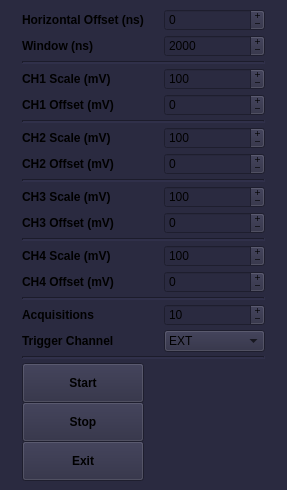
<?xml version="1.0" encoding="UTF-8"?>
<ui version="4.0">
 <class>MainWindow</class>
 <widget class="QMainWindow" name="MainWindow">
  <property name="geometry">
   <rect>
    <x>0</x>
    <y>0</y>
    <width>287</width>
    <height>490</height>
   </rect>
  </property>
  <property name="sizePolicy">
   <sizepolicy hsizetype="Fixed" vsizetype="Fixed">
    <horstretch>0</horstretch>
    <verstretch>0</verstretch>
   </sizepolicy>
  </property>
  <property name="minimumSize">
   <size>
    <width>287</width>
    <height>490</height>
   </size>
  </property>
  <property name="maximumSize">
   <size>
    <width>287</width>
    <height>490</height>
   </size>
  </property>
  <property name="sizeIncrement">
   <size>
    <width>0</width>
    <height>0</height>
   </size>
  </property>
  <property name="font">
   <font>
    <weight>50</weight>
    <bold>false</bold>
   </font>
  </property>
  <property name="windowTitle">
   <string>Keysight 1 Control v 0.1</string>
  </property>
  <property name="styleSheet">
   <string notr="true">background-color: rgb(42,42,64);</string>
  </property>
  <widget class="QWidget" name="centralwidget">
   <property name="sizePolicy">
    <sizepolicy hsizetype="Fixed" vsizetype="Fixed">
     <horstretch>0</horstretch>
     <verstretch>0</verstretch>
    </sizepolicy>
   </property>
   <property name="minimumSize">
    <size>
     <width>287</width>
     <height>490</height>
    </size>
   </property>
   <property name="maximumSize">
    <size>
     <width>287</width>
     <height>490</height>
    </size>
   </property>
   <layout class="QHBoxLayout" name="horizontalLayout">
    <property name="topMargin">
     <number>9</number>
    </property>
    <item>
     <layout class="QGridLayout" name="gridLayout">
      <property name="sizeConstraint">
       <enum>QLayout::SetNoConstraint</enum>
      </property>
      <property name="leftMargin">
       <number>13</number>
      </property>
      <property name="topMargin">
       <number>0</number>
      </property>
      <property name="rightMargin">
       <number>13</number>
      </property>
      <property name="bottomMargin">
       <number>5</number>
      </property>
      <property name="horizontalSpacing">
       <number>20</number>
      </property>
      <property name="verticalSpacing">
       <number>4</number>
      </property>
      <item row="15" column="1">
       <widget class="QSpinBox" name="Acq_number">
        <property name="contextMenuPolicy">
         <enum>Qt::NoContextMenu</enum>
        </property>
        <property name="buttonSymbols">
         <enum>QAbstractSpinBox::PlusMinus</enum>
        </property>
        <property name="keyboardTracking">
         <bool>false</bool>
        </property>
        <property name="minimum">
         <number>2</number>
        </property>
        <property name="maximum">
         <number>10000</number>
        </property>
        <property name="value">
         <number>10</number>
        </property>
       </widget>
      </item>
      <item row="21" column="0">
       <widget class="QPushButton" name="button_off">
        <property name="minimumSize">
         <size>
          <width>0</width>
          <height>40</height>
         </size>
        </property>
        <property name="font">
         <font>
          <weight>75</weight>
          <bold>true</bold>
         </font>
        </property>
        <property name="contextMenuPolicy">
         <enum>Qt::NoContextMenu</enum>
        </property>
        <property name="text">
         <string>Exit</string>
        </property>
       </widget>
      </item>
      <item row="7" column="0">
       <widget class="QLabel" name="label_4">
        <property name="font">
         <font>
          <weight>75</weight>
          <bold>true</bold>
         </font>
        </property>
        <property name="contextMenuPolicy">
         <enum>Qt::NoContextMenu</enum>
        </property>
        <property name="text">
         <string>CH2 Offset (mV)</string>
        </property>
       </widget>
      </item>
      <item row="3" column="1">
       <widget class="QSpinBox" name="Ch1_scale">
        <property name="contextMenuPolicy">
         <enum>Qt::NoContextMenu</enum>
        </property>
        <property name="buttonSymbols">
         <enum>QAbstractSpinBox::PlusMinus</enum>
        </property>
        <property name="minimum">
         <number>1</number>
        </property>
        <property name="maximum">
         <number>1000</number>
        </property>
        <property name="singleStep">
         <number>5</number>
        </property>
        <property name="value">
         <number>100</number>
        </property>
       </widget>
      </item>
      <item row="1" column="1">
       <widget class="QDoubleSpinBox" name="Wind">
        <property name="contextMenuPolicy">
         <enum>Qt::NoContextMenu</enum>
        </property>
        <property name="buttonSymbols">
         <enum>QAbstractSpinBox::PlusMinus</enum>
        </property>
        <property name="keyboardTracking">
         <bool>false</bool>
        </property>
        <property name="decimals">
         <number>0</number>
        </property>
        <property name="minimum">
         <double>100.000000000000000</double>
        </property>
        <property name="maximum">
         <double>50000000.000000000000000</double>
        </property>
        <property name="singleStep">
         <double>100.000000000000000</double>
        </property>
        <property name="value">
         <double>2000.000000000000000</double>
        </property>
       </widget>
      </item>
      <item row="5" column="0" colspan="2">
       <widget class="Line" name="line">
        <property name="lineWidth">
         <number>2</number>
        </property>
        <property name="orientation">
         <enum>Qt::Horizontal</enum>
        </property>
       </widget>
      </item>
      <item row="3" column="0">
       <widget class="QLabel" name="label_5">
        <property name="font">
         <font>
          <weight>75</weight>
          <bold>true</bold>
         </font>
        </property>
        <property name="contextMenuPolicy">
         <enum>Qt::NoContextMenu</enum>
        </property>
        <property name="text">
         <string>CH1 Scale (mV)</string>
        </property>
       </widget>
      </item>
      <item row="17" column="0" colspan="2">
       <widget class="Line" name="line_4">
        <property name="lineWidth">
         <number>2</number>
        </property>
        <property name="orientation">
         <enum>Qt::Horizontal</enum>
        </property>
       </widget>
      </item>
      <item row="6" column="1">
       <widget class="QSpinBox" name="Ch2_scale">
        <property name="contextMenuPolicy">
         <enum>Qt::NoContextMenu</enum>
        </property>
        <property name="buttonSymbols">
         <enum>QAbstractSpinBox::PlusMinus</enum>
        </property>
        <property name="keyboardTracking">
         <bool>false</bool>
        </property>
        <property name="minimum">
         <number>1</number>
        </property>
        <property name="maximum">
         <number>1000</number>
        </property>
        <property name="singleStep">
         <number>5</number>
        </property>
        <property name="value">
         <number>100</number>
        </property>
       </widget>
      </item>
      <item row="4" column="1">
       <widget class="QSpinBox" name="Ch1_offset">
        <property name="contextMenuPolicy">
         <enum>Qt::NoContextMenu</enum>
        </property>
        <property name="buttonSymbols">
         <enum>QAbstractSpinBox::PlusMinus</enum>
        </property>
        <property name="minimum">
         <number>-1000</number>
        </property>
        <property name="maximum">
         <number>1000</number>
        </property>
       </widget>
      </item>
      <item row="2" column="0" colspan="2">
       <widget class="Line" name="line_5">
        <property name="lineWidth">
         <number>2</number>
        </property>
        <property name="orientation">
         <enum>Qt::Horizontal</enum>
        </property>
       </widget>
      </item>
      <item row="19" column="0">
       <widget class="QPushButton" name="button_stop">
        <property name="minimumSize">
         <size>
          <width>0</width>
          <height>40</height>
         </size>
        </property>
        <property name="font">
         <font>
          <weight>75</weight>
          <bold>true</bold>
         </font>
        </property>
        <property name="contextMenuPolicy">
         <enum>Qt::NoContextMenu</enum>
        </property>
        <property name="text">
         <string>Stop</string>
        </property>
       </widget>
      </item>
      <item row="1" column="0">
       <widget class="QLabel" name="label_2">
        <property name="font">
         <font>
          <weight>75</weight>
          <bold>true</bold>
         </font>
        </property>
        <property name="contextMenuPolicy">
         <enum>Qt::NoContextMenu</enum>
        </property>
        <property name="text">
         <string>Window (ns)</string>
        </property>
       </widget>
      </item>
      <item row="0" column="0">
       <widget class="QLabel" name="label">
        <property name="font">
         <font>
          <weight>75</weight>
          <bold>true</bold>
          <kerning>true</kerning>
         </font>
        </property>
        <property name="contextMenuPolicy">
         <enum>Qt::NoContextMenu</enum>
        </property>
        <property name="text">
         <string>Horizontal Offset (ns)</string>
        </property>
       </widget>
      </item>
      <item row="0" column="1">
       <widget class="QDoubleSpinBox" name="Hor_offset">
        <property name="contextMenuPolicy">
         <enum>Qt::NoContextMenu</enum>
        </property>
        <property name="readOnly">
         <bool>false</bool>
        </property>
        <property name="buttonSymbols">
         <enum>QAbstractSpinBox::PlusMinus</enum>
        </property>
        <property name="specialValueText">
         <string notr="true"/>
        </property>
        <property name="keyboardTracking">
         <bool>false</bool>
        </property>
        <property name="decimals">
         <number>0</number>
        </property>
        <property name="minimum">
         <double>-10000000.000000000000000</double>
        </property>
        <property name="maximum">
         <double>10000000.000000000000000</double>
        </property>
        <property name="singleStep">
         <double>100.000000000000000</double>
        </property>
       </widget>
      </item>
      <item row="15" column="0">
       <widget class="QLabel" name="label_7">
        <property name="font">
         <font>
          <weight>75</weight>
          <bold>true</bold>
         </font>
        </property>
        <property name="contextMenuPolicy">
         <enum>Qt::NoContextMenu</enum>
        </property>
        <property name="text">
         <string>Acquisitions</string>
        </property>
       </widget>
      </item>
      <item row="6" column="0">
       <widget class="QLabel" name="label_3">
        <property name="font">
         <font>
          <weight>75</weight>
          <bold>true</bold>
         </font>
        </property>
        <property name="contextMenuPolicy">
         <enum>Qt::NoContextMenu</enum>
        </property>
        <property name="text">
         <string>CH2 Scale (mV)</string>
        </property>
       </widget>
      </item>
      <item row="4" column="0">
       <widget class="QLabel" name="label_9">
        <property name="font">
         <font>
          <weight>75</weight>
          <bold>true</bold>
         </font>
        </property>
        <property name="contextMenuPolicy">
         <enum>Qt::NoContextMenu</enum>
        </property>
        <property name="text">
         <string>CH1 Offset (mV)</string>
        </property>
       </widget>
      </item>
      <item row="7" column="1">
       <widget class="QSpinBox" name="Ch2_offset">
        <property name="contextMenuPolicy">
         <enum>Qt::NoContextMenu</enum>
        </property>
        <property name="buttonSymbols">
         <enum>QAbstractSpinBox::PlusMinus</enum>
        </property>
        <property name="keyboardTracking">
         <bool>false</bool>
        </property>
        <property name="minimum">
         <number>-1000</number>
        </property>
        <property name="maximum">
         <number>1000</number>
        </property>
       </widget>
      </item>
      <item row="18" column="0">
       <widget class="QPushButton" name="button_start">
        <property name="minimumSize">
         <size>
          <width>0</width>
          <height>40</height>
         </size>
        </property>
        <property name="font">
         <font>
          <weight>75</weight>
          <bold>true</bold>
         </font>
        </property>
        <property name="contextMenuPolicy">
         <enum>Qt::NoContextMenu</enum>
        </property>
        <property name="text">
         <string>Start</string>
        </property>
       </widget>
      </item>
      <item row="16" column="1">
       <widget class="QComboBox" name="combo_trig_ch">
        <property name="currentIndex">
         <number>0</number>
        </property>
        <item>
         <property name="text">
          <string>EXT</string>
         </property>
        </item>
        <item>
         <property name="text">
          <string>CHAN1</string>
         </property>
        </item>
        <item>
         <property name="text">
          <string>CHAN2</string>
         </property>
        </item>
        <item>
         <property name="text">
          <string>LINE</string>
         </property>
        </item>
       </widget>
      </item>
      <item row="16" column="0">
       <widget class="QLabel" name="label_6">
        <property name="font">
         <font>
          <weight>75</weight>
          <bold>true</bold>
         </font>
        </property>
        <property name="text">
         <string>Trigger Channel</string>
        </property>
       </widget>
      </item>
      <item row="8" column="0" colspan="2">
       <widget class="Line" name="line_2">
        <property name="lineWidth">
         <number>2</number>
        </property>
        <property name="orientation">
         <enum>Qt::Horizontal</enum>
        </property>
       </widget>
      </item>
      <item row="9" column="1">
       <widget class="QSpinBox" name="Ch3_scale">
        <property name="buttonSymbols">
         <enum>QAbstractSpinBox::PlusMinus</enum>
        </property>
        <property name="keyboardTracking">
         <bool>false</bool>
        </property>
        <property name="minimum">
         <number>1</number>
        </property>
        <property name="maximum">
         <number>1000</number>
        </property>
        <property name="singleStep">
         <number>5</number>
        </property>
        <property name="value">
         <number>100</number>
        </property>
       </widget>
      </item>
      <item row="12" column="1">
       <widget class="QSpinBox" name="Ch4_scale">
        <property name="buttonSymbols">
         <enum>QAbstractSpinBox::PlusMinus</enum>
        </property>
        <property name="keyboardTracking">
         <bool>false</bool>
        </property>
        <property name="minimum">
         <number>1</number>
        </property>
        <property name="maximum">
         <number>1000</number>
        </property>
        <property name="singleStep">
         <number>5</number>
        </property>
        <property name="value">
         <number>100</number>
        </property>
       </widget>
      </item>
      <item row="13" column="1">
       <widget class="QSpinBox" name="Ch4_offset">
        <property name="buttonSymbols">
         <enum>QAbstractSpinBox::PlusMinus</enum>
        </property>
        <property name="keyboardTracking">
         <bool>false</bool>
        </property>
        <property name="minimum">
         <number>-1000</number>
        </property>
        <property name="maximum">
         <number>1000</number>
        </property>
       </widget>
      </item>
      <item row="10" column="1">
       <widget class="QSpinBox" name="Ch3_offset">
        <property name="buttonSymbols">
         <enum>QAbstractSpinBox::PlusMinus</enum>
        </property>
        <property name="keyboardTracking">
         <bool>false</bool>
        </property>
        <property name="minimum">
         <number>-1000</number>
        </property>
        <property name="maximum">
         <number>1000</number>
        </property>
       </widget>
      </item>
      <item row="11" column="0" colspan="2">
       <widget class="Line" name="line_6">
        <property name="lineWidth">
         <number>2</number>
        </property>
        <property name="orientation">
         <enum>Qt::Horizontal</enum>
        </property>
       </widget>
      </item>
      <item row="14" column="0" colspan="2">
       <widget class="Line" name="line_3">
        <property name="lineWidth">
         <number>2</number>
        </property>
        <property name="orientation">
         <enum>Qt::Horizontal</enum>
        </property>
       </widget>
      </item>
      <item row="9" column="0">
       <widget class="QLabel" name="label_8">
        <property name="font">
         <font>
          <weight>75</weight>
          <bold>true</bold>
         </font>
        </property>
        <property name="text">
         <string>CH3 Scale (mV)</string>
        </property>
       </widget>
      </item>
      <item row="12" column="0">
       <widget class="QLabel" name="label_10">
        <property name="font">
         <font>
          <weight>75</weight>
          <bold>true</bold>
         </font>
        </property>
        <property name="text">
         <string>CH4 Scale (mV)</string>
        </property>
       </widget>
      </item>
      <item row="10" column="0">
       <widget class="QLabel" name="label_11">
        <property name="font">
         <font>
          <weight>75</weight>
          <bold>true</bold>
         </font>
        </property>
        <property name="text">
         <string>CH3 Offset (mV)</string>
        </property>
       </widget>
      </item>
      <item row="13" column="0">
       <widget class="QLabel" name="label_12">
        <property name="font">
         <font>
          <weight>75</weight>
          <bold>true</bold>
         </font>
        </property>
        <property name="text">
         <string>CH4 Offset (mV)</string>
        </property>
       </widget>
      </item>
     </layout>
    </item>
   </layout>
  </widget>
 </widget>
 <resources/>
 <connections/>
</ui>
